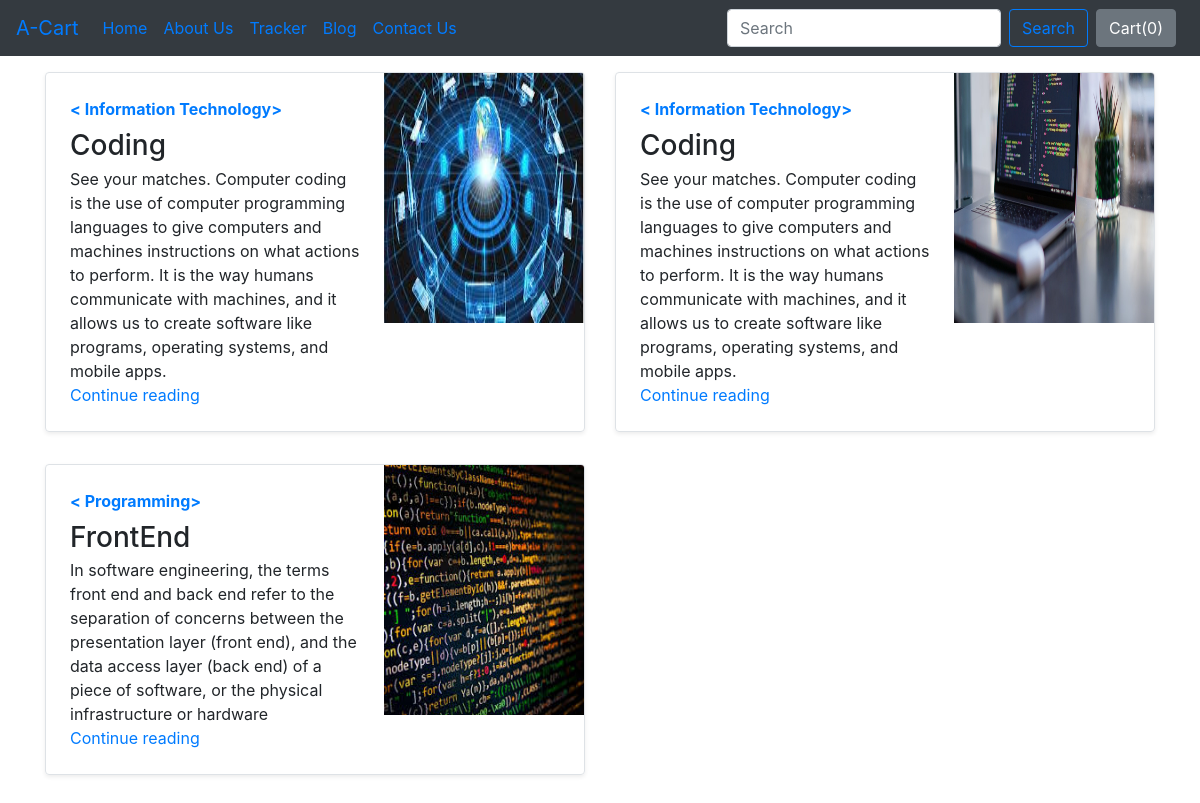
Screenshot of /blog/ with the database file from the repository.
### blog/models.py (models this page shows, shortened)
class Blogpost(models.Model):
    post_id = models.AutoField(primary_key=True)
    title = models.CharField(max_length=50)
    head0 = models.CharField(max_length=500, default="")
    chead0 = models.CharField(max_length=5000, default="")
    head1 = models.CharField(max_length=500, default="")
    chead1 = models.CharField(max_length=5000, default="")
    head2 = models.CharField(max_length=500, default="")
    chead2 = models.CharField(max_length=5000, default="")
    pub_date = models.DateField()
    thumbnail = models.ImageField(upload_to='shop/images', default="")

### blog/views.py (the view)
# urls.py: path("",views.index,name='blogHome'),
def index(request):
    myposts = Blogpost.objects.all()
    return render(request,'blog/index.html',{'myposts':myposts})

### blog/templates/blog/index.html (shortened to what this page needs)
{%extends 'blog/basic.html'%}
{%block body%}
<div class="container mt-3">
    <div class="row my-2">
        {% for item in myposts %}
        <div class="col-md-6">
            <div class="row no-gutters border rounded overflow-hidden flex-md-row mb-4 shadow-sm h-md-250 position-relative">
                <div class="col p-4 d-flex flex-column position-static">
                    <strong class="d-inline-block mb-2 text-primary">
                        < {{item.title}}>
                    </strong>
                    <h3 class="mb-0">{{item.head0}}</h3>
                    <p class="card-text mb-auto">{{item.chead0}}</p>
                    <a href="blogpost/{{item.post_id}}" class="stretched-link">Continue reading</a>
                </div>
                <div class="col-auto d-none d-lg-block">
                    <img src="/media/{{item.thumbnail}}" class="bd-placeholder-img" width="200" height="250" aria-label="Placeholder: Thumbnail">
                </div>
            </div>
        </div>
        {% if forloop.counter|divisibleby:2%}
    </div>
    <div class="row my-2">
        {%endif%}
        {%endfor%}</div>
</div>
{%endblock%}

### blog/templates/blog/basic.html (shortened to what this page needs)
<!doctype html>
<html lang="en">
  <head>
    <link rel="stylesheet" href="https://stackpath.bootstrapcdn.com/bootstrap/4.5.2/css/bootstrap.min.css">
  </head>
  <body>
    <nav class="navbar navbar-expand-lg navbar-primary bg-dark">
  <a class="navbar-brand" href="/">A-Cart</a>
  <div class="collapse navbar-collapse" id="navbarSupportedContent">
    <ul class="navbar-nav mr-auto">
      <li class="nav-item active">
        <a class="nav-link" href="/shop">Home <span class="sr-only">(current)</span></a>
      </li>
      <li class="nav-item">
        <a class="nav-link" href="/shop/about">About Us</a>
      </li>
       <li class="nav-item">
        <a class="nav-link" href="/shop/tracker">Tracker</a>
      </li>
       <li class="nav-item">
        <a class="nav-link" href="/blog">Blog</a>
      </li>
       <li class="nav-item">
        <a class="nav-link" href="/shop/contact">Contact Us</a>
      </li>
    </ul>
    <form class="form-inline my-2 my-lg-0">
      <input class="form-control mr-sm-2" type="search" placeholder="Search" aria-label="Search">
      <button class="btn btn-outline-primary my-2 my-sm-0" type="submit">Search</button>
    </form>
<button type="button" class="btn btn-secondary mx-2" id="popcart" data-container="body" data-html="true" data-toggle="popover" data-placement="bottom" data-content="Vivamus
sagittis lacus vel augue laoreet rutrum faucibus.">
   Cart(<span id="cart">0</span>)
</button>
  </div>
</nav>
{% block body %} {% endblock %}
  </body>
</html>

### rows the page displays
Blogpost: title "Information Technology", head0 "Coding", chead0 "See your matches. Computer coding is the use of computer programming languages to give computers and machines instructions on what actions to perform. It is the way humans communicate with machines, and it allows us to create software like programs, operating systems, and mobile apps.", thumbnail (picture)
Blogpost: title "Information Technology", head0 "Coding", chead0 "See your matches. Computer coding is the use of computer programming languages to give computers and machines instructions on what actions to perform. It is the way humans communicate with machines, and it allows us to create software like programs, operating systems, and mobile apps.", thumbnail (picture)
Blogpost: title "Programming", head0 "FrontEnd", chead0 "In software engineering, the terms front end and back end refer to the separation of concerns between the presentation layer (front end), and the data access layer (back end) of a piece of software, or the physical infrastructure or hardware", thumbnail (picture)
